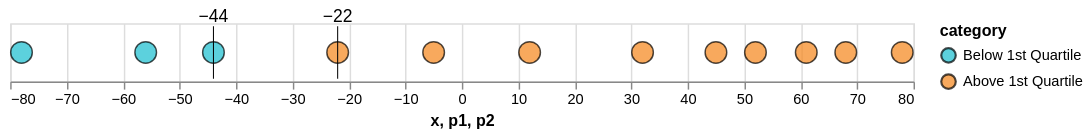

Notebook code cell kept with this figure:
### Code cell
test_array = np.array([-78, -56, -44, -22, -5, 12, 32, 45, 52, 61, 68, 78])
test_data = pd.DataFrame({
    'x' : test_array, 
})


cut_point = -40.0
p1 = test_array[2]
p2 = test_array[3]

test_data['category'] = np.where(test_data['x'] < cut_point, 'Below 1st Quartile', 'Above 1st Quartile')


points = (alt
          .Chart(test_data)
          .mark_point(size = 220, 
                      filled=True,
                      stroke='black',
                      strokeWidth=1)
          .encode(
              x = alt.X('x'),
              color=alt.Color('category',
                                      scale=alt.Scale(domain=['Below 1st Quartile', 'Above 1st Quartile'],
                                                      range=['#17becf', '#f58518'])
                                     )
          )
         )

v1 = (alt
      .Chart(pd.DataFrame({'p1': [p1]}))
      .mark_rule(
          color = 'black',
          strokeWidth = 0.7
      )
      .encode(
          x = 'p1:Q',
          y = alt.value(2),
          y2 = alt.value(38)
      )
     )

a1 = (alt
      .Chart(test_data)
      .mark_text(
          align='center',
          baseline='top',
          fontSize = 12,
          dx = 0,
          dy = -30
      ).encode(
          x='x',
          text=alt.Text('x', format=',.0f')
      ).transform_filter(
          (datum.x == p1)
      )
     )

v2 = (alt
      .Chart(pd.DataFrame({'p2': [p2]}))
      .mark_rule(
          color = 'black',
          strokeWidth = 0.7
      )
      .encode(
          x = 'p2:Q',
          y = alt.value(2),
          y2 = alt.value(38)
      )
     )

a2 = (alt
      .Chart(test_data)
      .mark_text(
          align='center',
          baseline='top',
          fontSize = 12,
          dx = 0,
          dy = -30
      ).encode(
          x='x',
          text=alt.Text('x', format=',.0f')
      ).transform_filter(
          (datum.x == p2)
      )
     )

(points + v1 + v2 + a1 + a2).properties(
    width = 620,
    height = 40
)

### Figure 1 — Vega-Lite specification as saved in the notebook (floating-point values rounded to 4 significant figures)
{"config": {"view": {"continuousWidth": 300, "continuousHeight": 300}}, "layer": [{"data": {"name": "data-418a5f444738df54bc4a2079f6fad1b9"}, "mark": {"type": "point", "filled": true, "size": 220, "stroke": "black", "strokeWidth": 1}, "encoding": {"color": {"field": "category", "scale": {"domain": ["Below 1st Quartile", "Above 1st Quartile"], "range": ["#17becf", "#f58518"]}, "type": "nominal"}, "x": {"field": "x", "type": "quantitative"}}}, {"data": {"name": "data-d12bbc9c001714df48fb8d59334082a1"}, "mark": {"type": "rule", "color": "black", "strokeWidth": 0.7}, "encoding": {"x": {"field": "p1", "type": "quantitative"}, "y": {"value": 2}, "y2": {"value": 38}}}, {"data": {"name": "data-8ad5765066de1712cebaf1daa43d5d04"}, "mark": {"type": "rule", "color": "black", "strokeWidth": 0.7}, "encoding": {"x": {"field": "p2", "type": "quantitative"}, "y": {"value": 2}, "y2": {"value": 38}}}, {"data": {"name": "data-418a5f444738df54bc4a2079f6fad1b9"}, "mark": {"type": "text", "align": "center", "baseline": "top", "dx": 0, "dy": -30, "fontSize": 12}, "encoding": {"text": {"field": "x", "format": ",.0f", "type": "quantitative"}, "x": {"field": "x", "type": "quantitative"}}, "transform": [{"filter": "(datum.x === -44)"}]}, {"data": {"name": "data-418a5f444738df54bc4a2079f6fad1b9"}, "mark": {"type": "text", "align": "center", "baseline": "top", "dx": 0, "dy": -30, "fontSize": 12}, "encoding": {"text": {"field": "x", "format": ",.0f", "type": "quantitative"}, "x": {"field": "x", "type": "quantitative"}}, "transform": [{"filter": "(datum.x === -22)"}]}], "height": 40, "width": 620, "$schema": "https://vega.github.io/schema/vega-lite/v5.20.1.json", "datasets": {"data-418a5f444738df54bc4a2079f6fad1b9": [{"x": -78, "category": "Below 1st Quartile"}, {"x": -56, "category": "Below 1st Quartile"}, {"x": -44, "category": "Below 1st Quartile"}, {"x": -22, "category": "Above 1st Quartile"}, {"x": -5, "category": "Above 1st Quartile"}, {"x": 12, "category": "Above 1st Quartile"}, {"x": 32, "category": "Above 1st Quartile"}, {"x": 45, "category": "Above 1st Quartile"}, {"x": 52, "category": "Above 1st Quartile"}, {"x": 61, "category": "Above 1st Quartile"}, {"x": 68, "category": "Above 1st Quartile"}, {"x": 78, "category": "Above 1st Quartile"}], "data-d12bbc9c001714df48fb8d59334082a1": [{"p1": -44}], "data-8ad5765066de1712cebaf1daa43d5d04": [{"p2": -22}]}}
